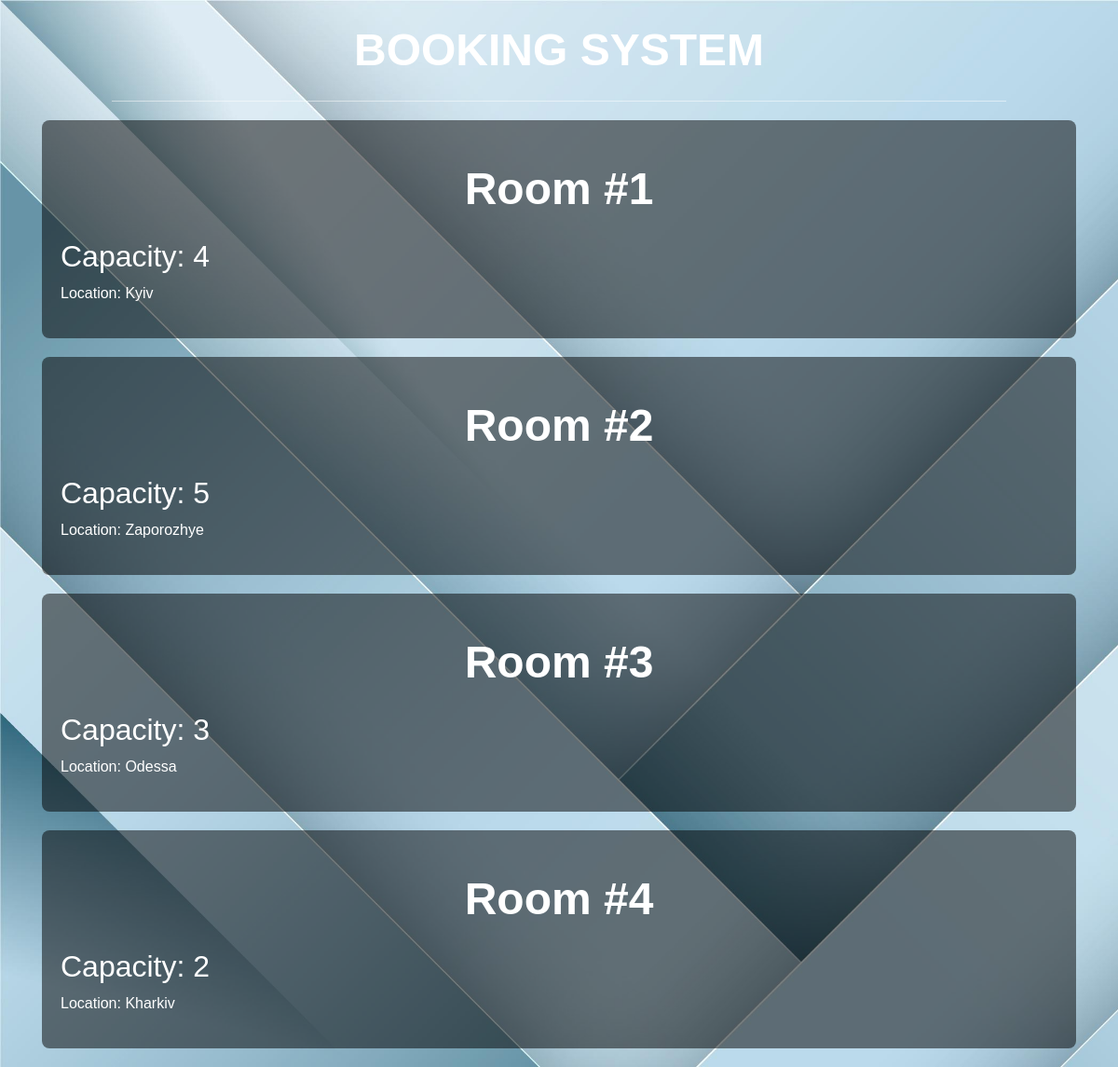
The app's page /rooms-list/ with its own data.
### booking/models.py (models this page shows, shortened)
class Room(models.Model):
    number = models.IntegerField()
    capacity = models.IntegerField()
    location = models.TextField()
    class Meta:
        verbose_name = "Room"
        verbose_name_plural = "Rooms"
        ordering = ["number"]

### booking/views.py (the view)
# urls.py: path("rooms-list/", views.room_list, name = "rooms-list"),
def room_list(request):
    rooms = Room.objects.all()
    context = {
        "rooms": rooms,
    }
    return render(request, template_name="booking/rooms_list.html", context=context)

### templates/booking/rooms_list.html
{% extends "base.html" %}
{% block content %}
    <div class="container">
        {% for room in rooms %}
            <div class="room-item">
                <h1>Room #{{ room.number }}</h1>
                <h2>Capacity: {{ room.capacity }}</h2>
                <p>Location: {{ room.location }}</p>
            </div>
        {% endfor %}
    </div>
{% endblock %}

### static/css/style.css (style rules this page uses)
body { font-family: 'Arial', sans-serif; background: url('/static/img/5577216.jpg'); background-size: cover; color: #333; margin: 0; padding: 0; }
h1, h2, p { color: #fff; }
h1 { font-size: 3em; font-weight: bold; text-align: center; margin: 25px 0; }
.room-item { background-color: rgba(0, 0, 0, 0.5); padding: 20px; border-radius: 8px; margin-bottom: 20px; }

### records on screen
Room: number "1", capacity "4", location "Kyiv"
Room: number "2", capacity "5", location "Zaporozhye"
Room: number "3", capacity "3", location "Odessa"
Room: number "4", capacity "2", location "Kharkiv"
